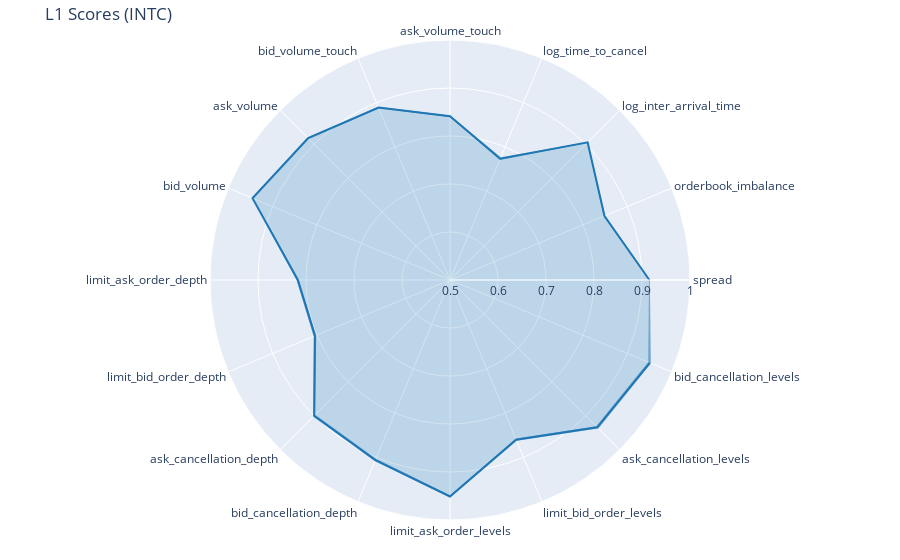

Here is the notebook cell this chart was saved with:
### Code cell
import plotly.graph_objects as go

fig = go.Figure()

labels = list(scores.keys())
# pal = sns.color_palette("rocket", len(scores))
losses = np.array([s['l1'][0]for s in scores.values()])
cis = np.array([s['l1'][1]for s in scores.values()]).T

fig.add_trace(go.Scatterpolar(
    r=1-losses,
    theta=labels,
    mode='lines',
    fill='toself',
    fillcolor='rgba(31, 119, 180, 0.2)',  # Set opacity to 0.5
    name='CI upper',
    line=dict(color='rgba(31, 119, 180, 1)'),
))
fig.add_trace(go.Scatterpolar(
    r=1-cis[0],
    theta=labels,
    mode='lines',  # Add this line to remove markers
    name='CI lower',
    line=dict(color='rgba(31, 119, 180, 0.2)', width=0),
    # fill='tonext',
))
fig.add_trace(go.Scatterpolar(
    r=1-cis[1],
    theta=labels,
    mode='lines',  # Add this line to remove markers
    fill='tonext',
    fillcolor='rgba(31, 119, 180, 0.5)',
    name='CI upper',
    line=dict(color='rgb(31, 119, 180)', width=0),
))

fig.update_layout(
  polar=dict(
    radialaxis=dict(
      visible=True,
      range=[0.5, 1]
    )),
  showlegend=False,
  title=f'L1 Scores ({stock})',
  margin=dict(l=20, r=20, t=40, b=40),
)

fig.write_image(f"images/l1_comparison_{stock}.png")
fig.show()

### Figure 1 — Plotly figure (JSON) as saved in the notebook; plotly's stock layout.template omitted (floating-point values rounded to 4 significant figures)
{"data": [{"fill": "toself", "fillcolor": "rgba(31, 119, 180, 0.2)", "line": {"color": "rgba(31, 119, 180, 1)"}, "mode": "lines", "name": "CI upper", "r": [0.9155, 0.8484, 0.9055, 0.7736, 0.8414, 0.8888, 0.9182, 0.9454, 0.8171, 0.8045, 0.9002, 0.906, 0.9509, 0.86, 0.9339, 0.9507], "theta": ["spread", "orderbook_imbalance", "log_inter_arrival_time", "log_time_to_cancel", "ask_volume_touch", "bid_volume_touch", "ask_volume", "bid_volume", "limit_ask_order_depth", "limit_bid_order_depth", "ask_cancellation_depth", "bid_cancellation_depth", "limit_ask_order_levels", "limit_bid_order_levels", "ask_cancellation_levels", "bid_cancellation_levels"], "type": "scatterpolar"}, {"line": {"color": "rgba(31, 119, 180, 0.2)", "width": 0}, "mode": "lines", "name": "CI lower", "r": [0.9164, 0.8497, 0.9065, 0.7766, 0.8425, 0.8905, 0.9191, 0.9459, 0.8198, 0.8074, 0.9031, 0.9086, 0.9533, 0.8627, 0.9376, 0.9531], "theta": ["spread", "orderbook_imbalance", "log_inter_arrival_time", "log_time_to_cancel", "ask_volume_touch", "bid_volume_touch", "ask_volume", "bid_volume", "limit_ask_order_depth", "limit_bid_order_depth", "ask_cancellation_depth", "bid_cancellation_depth", "limit_ask_order_levels", "limit_bid_order_levels", "ask_cancellation_levels", "bid_cancellation_levels"], "type": "scatterpolar"}, {"fill": "tonext", "fillcolor": "rgba(31, 119, 180, 0.5)", "line": {"color": "rgb(31, 119, 180)", "width": 0}, "mode": "lines", "name": "CI upper", "r": [0.9146, 0.8468, 0.9038, 0.7709, 0.8396, 0.8868, 0.9157, 0.943, 0.8148, 0.8017, 0.8971, 0.9028, 0.9485, 0.8576, 0.9308, 0.947], "theta": ["spread", "orderbook_imbalance", "log_inter_arrival_time", "log_time_to_cancel", "ask_volume_touch", "bid_volume_touch", "ask_volume", "bid_volume", "limit_ask_order_depth", "limit_bid_order_depth", "ask_cancellation_depth", "bid_cancellation_depth", "limit_ask_order_levels", "limit_bid_order_levels", "ask_cancellation_levels", "bid_cancellation_levels"], "type": "scatterpolar"}], "layout": {"margin": {"b": 40, "l": 20, "r": 20, "t": 40}, "polar": {"radialaxis": {"range": [0.5, 1], "visible": true}}, "showlegend": false, "title": {"text": "L1 Scores (INTC)"}}}
